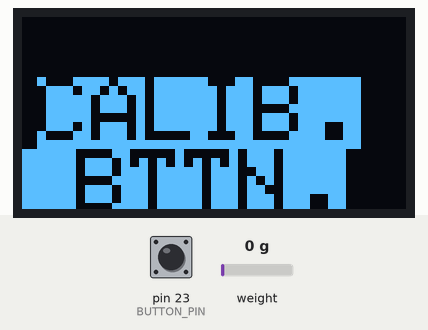
Recording of a sketch running on a simulated Arduino Mega 2560, built with avr-gcc and run on an emulated ATmega2560. Parts: 128×64 one-colour display. The test bench sets the inputs (shaded band); at power-on: pin 23 (BUTTON_PIN) HIGH, weight on the scale 0 g. What the sketch prints to the serial monitor is not drawn.

Above: at 1.2 s.
1.3 s: pin 23 (BUTTON_PIN) pulled LOW for 0.15 s
At 4.2 s:
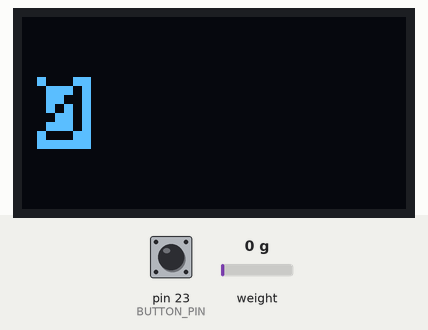
4.4 s: weight on the scale set to 100 g
At 4.9 s:
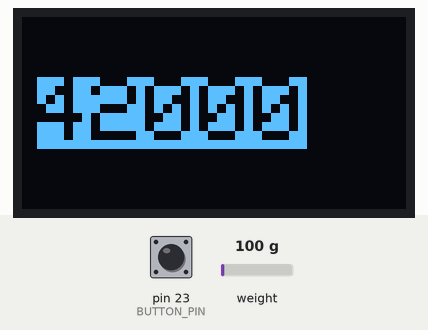
5.9 s: weight on the scale set to 1250 g
At 7.2 s:
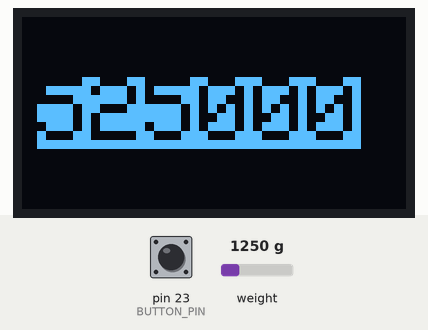
7.5 s: pin 23 (BUTTON_PIN) pulled LOW for 1 s
At 9.1 s:
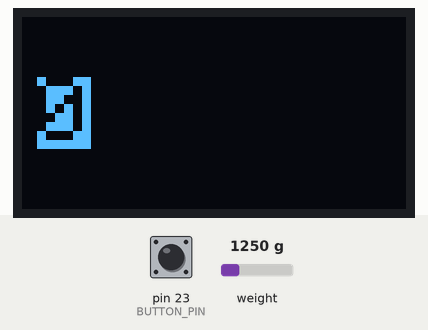
10.1 s: weight on the scale set to 3750 g
At 11.4 s:
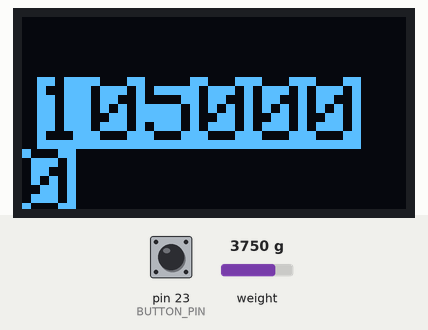
Timing chart, 0 to 12.6 s (numbered marks = the images above; inputs shaded):
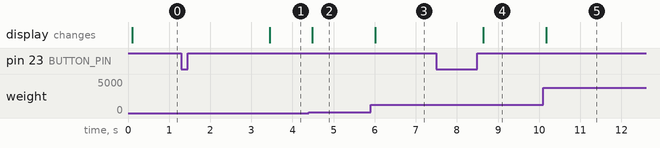

The sketch:

scale.ino
```cpp
#include <Adafruit_SSD1306.h>
#include <splash.h>

#include <HX711.h>

const int LOADCELL_DOUT_PIN = 2;
const int LOADCELL_SCK_PIN = 4;
const int BUTTON_PIN = 23;
const float CALIBRATION_WEIGHT = 16.621f;

const long CALIBRATE_BUTTON_PRESS_MILLIS = 5000;  // 5s

HX711 scale;

const uint8_t DISPLAY_WIDTH = 128;
const uint8_t DISPLAY_HEIGHT = 64;
const uint8_t SCREEN_ADDR = 0x3C;
Adafruit_SSD1306 display{ DISPLAY_WIDTH, DISPLAY_HEIGHT };

enum State {
  SCALE = 0,
  TARE = 1,
  CALIBRATE = 2,
  CALIBRATE2 = 3,
};
State state;

void resetDisplay() {
  display.clearDisplay();
  display.setTextSize(3);
  display.setCursor(5, 20);
  display.setTextColor(SSD1306_BLACK, SSD1306_WHITE);
}

void setup() {
  Serial.begin(9600);
  Serial.println("HX711 Scale");
  state = SCALE;

  // Pullup -> connect button pin to GND.
  pinMode(BUTTON_PIN, INPUT_PULLUP);

  scale.begin(LOADCELL_DOUT_PIN, LOADCELL_SCK_PIN);

  if (!display.begin(SSD1306_SWITCHCAPVCC, SCREEN_ADDR)) {
    for (;;) {
      Serial.println("Init display failed!");
    }
  }
  resetDisplay();

  Serial.println("Init done");
}

long weight = -1;
const long BUTTON_PRESS_MILLIS_MAX = 0xFFFFFFFF;
long button_press_millis = BUTTON_PRESS_MILLIS_MAX;
bool calibrated = false;

/*

State      | Button
SCALE      | 0       -> weigh, SCALE
SCALE      | 1       -> 0, TARE
TARE       | 0       -> tare, SCALE
TARE       | 1       -> 0, CALIBRATE   # if this state persists!
CALIBRATE  | 0       -> begin calibrate, CALIBRATE
CALIBRATE  | 1       -> begin calibrate, CALIBRATE2
CALIBRATE2 | *       -> calibrate, SCALE

*/

int last = -1;
int tmp = -1;
bool printed_calibrate = false;

void loop() {
  if (!scale.is_ready()) {
    //Serial.println("waiting for scale to become ready");
    if (!scale.wait_ready_timeout()) {
      Serial.println("ERROR: Scale not ready after timeout!");
      // Should we have an INIT state instead?
      return;
    }
  }

  if (state == SCALE) {
    if (calibrated == false) {
      state = CALIBRATE;
      Serial.println("Scale not calibrated! Entering calibration mode");
    } else {
      const long v = scale.get_units();
      if (v != weight) {
        weight = v;
        Serial.println("Weight: ");
        Serial.println(v);
        resetDisplay();
        display.println(v);
        display.display();
      }

      tmp++;
      if (tmp > 1000) {
        Serial.println("yoyoyo: ");
        Serial.println(v);
        tmp = 0;
      }

      if (digitalRead(BUTTON_PIN) == LOW) {
        state = TARE;
        button_press_millis = millis();
      }
    }
  } else if (state == TARE) {
    Serial.println("Tare");
    scale.tare();
    if (digitalRead(BUTTON_PIN) == HIGH) {
      state = SCALE;
      button_press_millis = BUTTON_PRESS_MILLIS_MAX;
    } else {
      if (millis() - button_press_millis > CALIBRATE_BUTTON_PRESS_MILLIS) {
        state = CALIBRATE;
        button_press_millis = BUTTON_PRESS_MILLIS_MAX;
        while (digitalRead(BUTTON_PIN) == LOW) {
          Serial.println("Let go of button!!!");
        }
      }
    }
  } else if (state == CALIBRATE) {
    if (digitalRead(BUTTON_PIN) == LOW) {
      state = CALIBRATE2;
    } else if (!printed_calibrate) {
      Serial.println("Place 50g weight and then press button");
      display.println("CALIB. BTTN.");
      display.display();
      printed_calibrate = true;
    }
  } else if (state == CALIBRATE2) {
    Serial.println("Calibration starts!");
    long calval_calib = scale.read_average(20);
    Serial.println("Calibration value for 50g:");
    Serial.println(calval_calib);
    calibrated = true;
    state = SCALE;
    scale.set_scale(calval_calib / CALIBRATION_WEIGHT);
    display.println("CALIB. DONE");
    display.display();
    printed_calibrate = false;
  } else {
    Serial.println("Corrupted state!");
    Serial.println(state);
  }
}
```

Measured:
- after the input at 1.3 s, the display: changes after 2.2 s (image 1)
- after the input at 4.4 s, the display: changes after 0.08 s (image 2)
- after the input at 5.9 s, the display: changes after 0.12 s (image 3)
- after the input at 7.5 s, the display: changes after 1.1 s (image 4)
- after the input at 10.1 s, the display: changes after 0.08 s (image 5)
